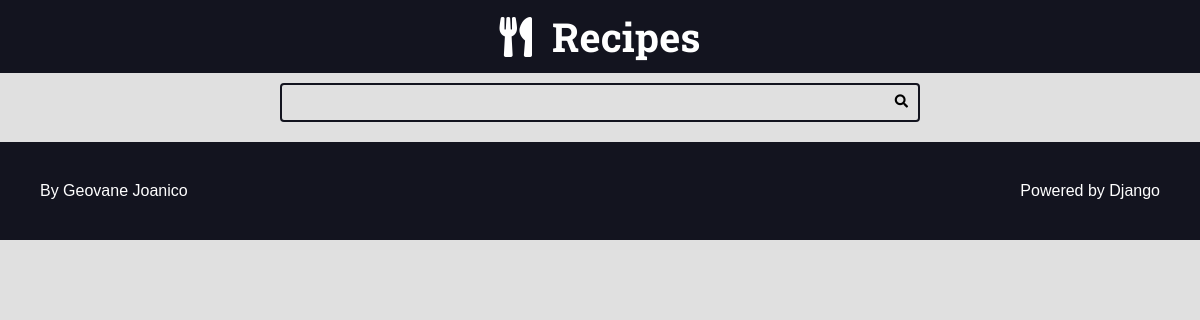
/recipes/category/1/, run on an earlier commit of the app's database.
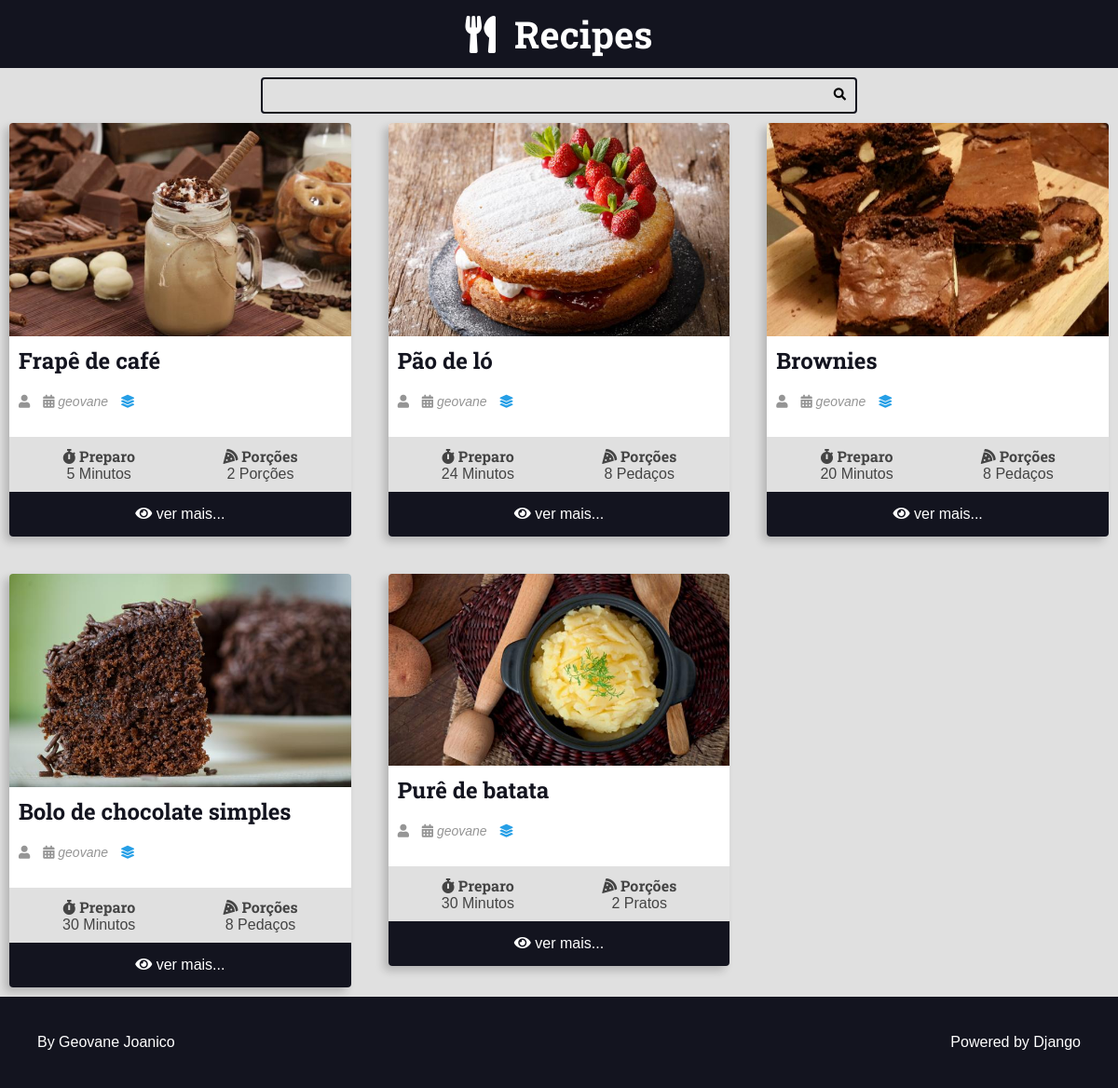
And on a later commit of the database.
### recipes/models.py (models this page shows, shortened)
class Recipe(models.Model):
    title = models.CharField(max_length=65)
    descripition = models.CharField(max_length=165)
    slug = models.SlugField()
    preparation_time = models.IntegerField()
    preparation_time_unit = models.CharField(max_length=65)
    servings = models.IntegerField()
    servings_unit = models.CharField(max_length=65)
    preparation_steps = models.TextField()
    preparation_steps_is_html = models.BooleanField(default=False)
    created_at = models.DateField(auto_now_add=True)
    updated_at = models.DateField(auto_now=True)
    is_published = models.BooleanField(default=False)
    cover = models.ImageField(upload_to='recipes/covers/%Y/%m/%d/', blank=True, default='')
    category = models.ForeignKey(Category, on_delete=models.SET_NULL, null=True, blank=True, default=None,)
    author = models.ForeignKey(User, on_delete=models.SET_NULL, null=True)

### recipes/views.py (the view)
# urls.py: path('recipes/category/<int:category_id>/', views.category, name="category"),
def category(request, category_id):
    recipes = Recipe.objects.filter(category__id=category_id, is_published=True).order_by('-id')
    return render(request, 'recipes/pages/category.html', context={
        'recipes': recipes,
    })

### recipes/templates/recipes/pages/category.html (shortened to what this page needs)
{% extends "global/base.html" %}
{% block content %}
<div class="main-content main-content-list container">
    {% for recipe in recipes %}
    {% include 'recipes/partials/recipe.html' %}
    {% endfor %}
 </div>
 {% endblock content %}

### recipes/templates/recipes/partials/recipe.html (shortened to what this page needs)
<div class="recipe recipe-list-item">
    {% if recipe.cover %}
    <div class="recipe-cover">
        <a href="{% url 'recipes:recipe' recipe.id %}">
        <img src="{{recipe.cover.url}}" alt="Temporário">
        </a>
    </div>
    {% endif %}
    <div class="recipe-title-container">
        <h2 class="recipe-title">
        <a href="{% url 'recipes:recipe' recipe.id %}">
        {{recipe.title}}</h2>
    </div>
    <div class="recipe-author">
        <span class="recipe-author-item">
            <i class="fas fa-user"></i>
        </span>
        <span class="recipe-author-item">
            <i class="fas fa-calendar-alt"></i>
            {% if recipe.author.first_name %}
            {{ recipe.created_at|date:"d/m/Y" }} às {{ recipe.created_at|time:"H:i" }}
            {% else %}
            {{ recipe.author.username }}
            {% endif %}
        </span>
        {% if recipe.category is not None %}
            <span class="recipe-author-item">
                <a href="{% url "recipes:category" recipe.category.id %}">
                    <i class="fas fa-layer-group"></i>
                </a>
            </span>
        {% endif %}
    </div>
    <div class="recipe-content">
    </div>
    <div class="recipe-meta-container">
        <div class="recipe-meta recipe-preparation">
            <h3 class="recipe-meta-title"><i class="fas fa-stopwatch"></i> Preparo</h3>
            <div class="recipe-meta-text">
                {{recipe.preparation_time}} {{recipe.preparation_time_unit}}
            </div>
        </div>
        <div class="recipe-meta recipe-servings">
            <h3 class="recipe-meta-title"><i class="fas fa-pizza-slice"></i> Porções</h3>
            <div class="recipe-meta-text">
                {{recipe.servings}} {{recipe.servings_unit}}
            </div>
        </div>
    </div>
    {% if is_detail_page is not True %}
    <footer class="recipe-footer">
        <a class="recipe-read-more button button-dark button-full-width" href={% url 'recipes:recipe' recipe.id %}>
            <i class="fas fa-eye"></i>
            <span>ver mais...</span>
    </footer>
    {% endif %}
</div>

What changed in the data, as far as the page shows it:
added Recipe: cover (picture), title "Frapê de café", author.username "geovane", preparation_time "5", preparation_time_unit "Minutos", servings "2", servings_unit "Porções"
added Recipe: cover (picture), title "Pão de ló", author.username "geovane", preparation_time "24", preparation_time_unit "Minutos", servings "8", servings_unit "Pedaços"
added Recipe: cover (picture), title "Brownies", author.username "geovane", preparation_time "20", preparation_time_unit "Minutos", servings "8", servings_unit "Pedaços"
added Recipe: cover (picture), title "Bolo de chocolate simples", author.username "geovane", preparation_time "30", preparation_time_unit "Minutos", servings "8", servings_unit "Pedaços"
added Recipe: cover (picture), title "Purê de batata", author.username "geovane", preparation_time "30", preparation_time_unit "Minutos", servings "2", servings_unit "Pratos"
